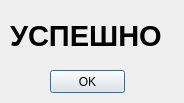
<?xml version="1.0" encoding="UTF-8"?>
<ui version="4.0">
 <class>Dialog</class>
 <widget class="QDialog" name="Dialog">
  <property name="geometry">
   <rect>
    <x>0</x>
    <y>0</y>
    <width>184</width>
    <height>103</height>
   </rect>
  </property>
  <property name="windowTitle">
   <string>Dialog</string>
  </property>
  <widget class="QLabel" name="label">
   <property name="geometry">
    <rect>
     <x>10</x>
     <y>10</y>
     <width>161</width>
     <height>51</height>
    </rect>
   </property>
   <property name="font">
    <font>
     <pointsize>22</pointsize>
     <weight>75</weight>
     <bold>true</bold>
    </font>
   </property>
   <property name="text">
    <string>УСПЕШНО</string>
   </property>
  </widget>
  <widget class="QPushButton" name="RegClose">
   <property name="geometry">
    <rect>
     <x>50</x>
     <y>70</y>
     <width>75</width>
     <height>23</height>
    </rect>
   </property>
   <property name="text">
    <string>OK</string>
   </property>
  </widget>
 </widget>
 <resources/>
 <connections/>
</ui>
